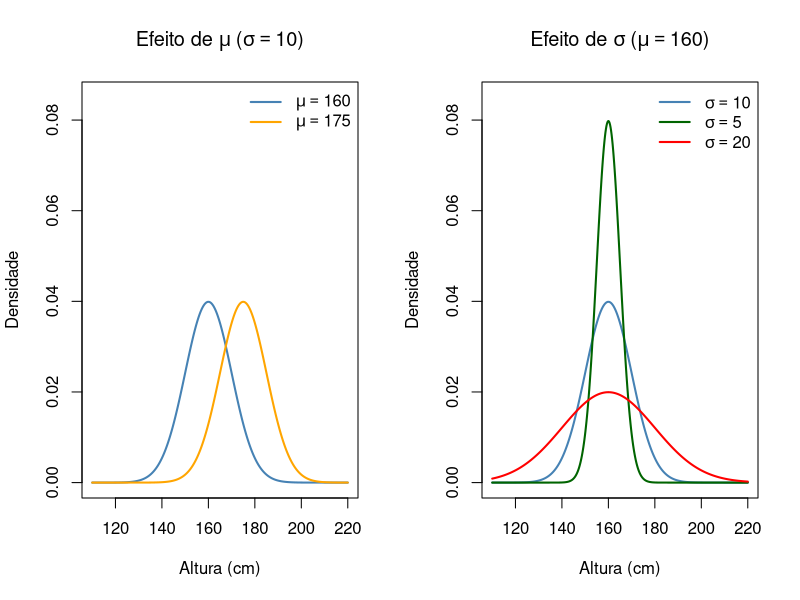
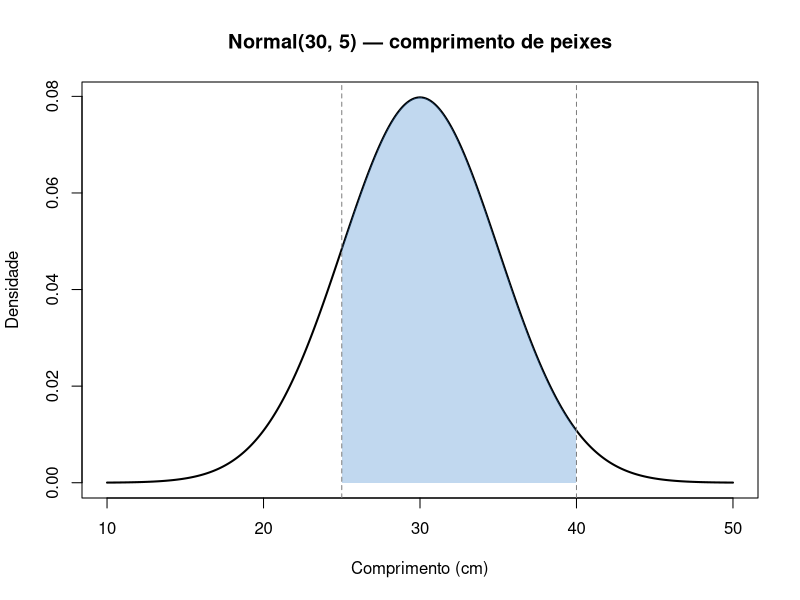
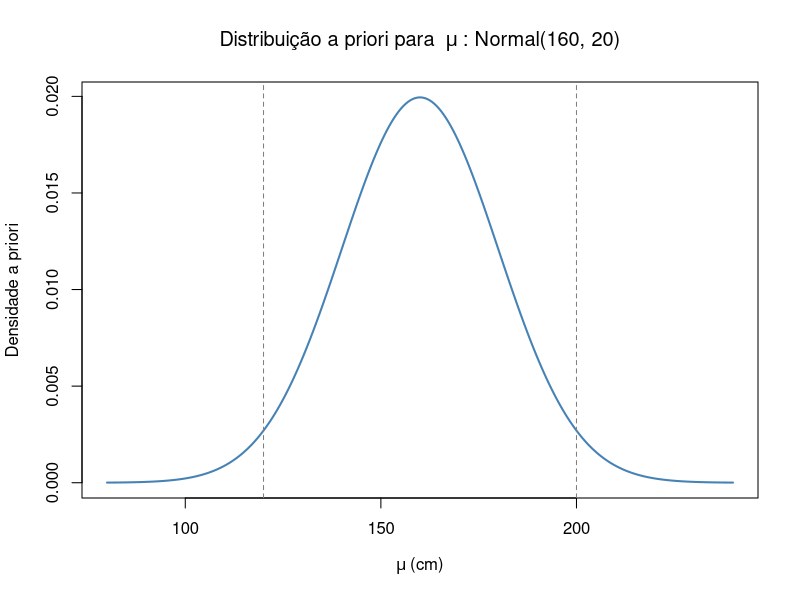
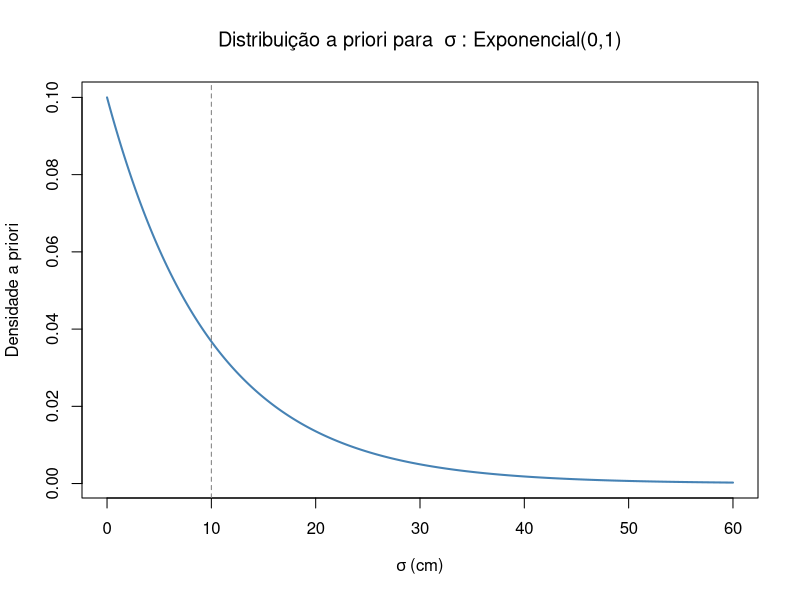
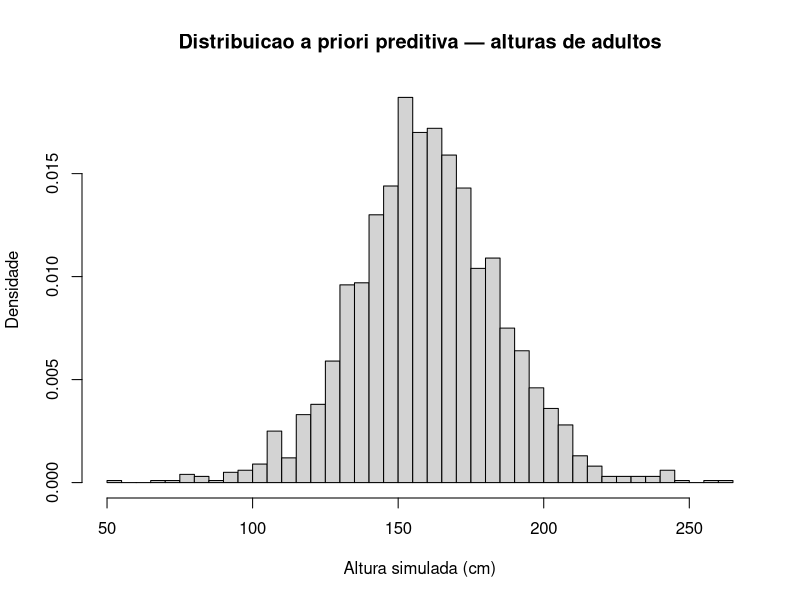
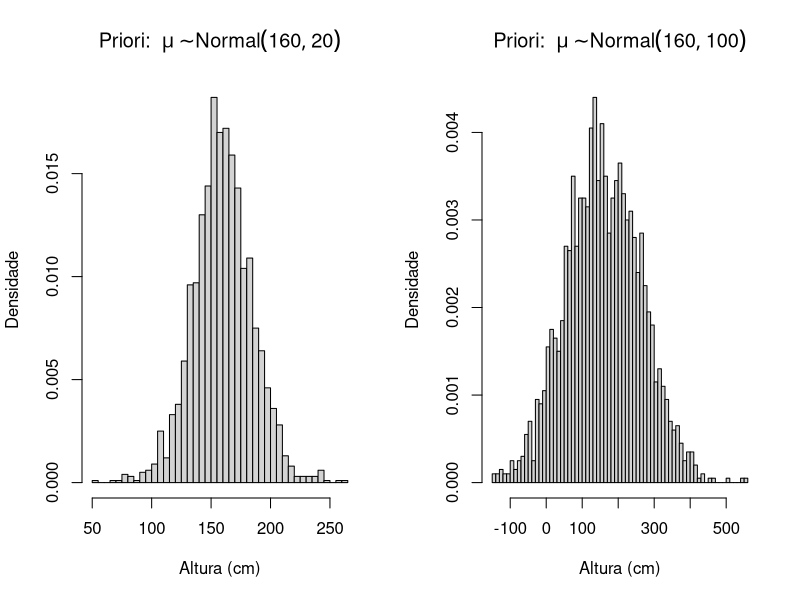

Here is the R script that generated these plots, in order:
## ---- chunk 1
#| fig-width: 10
# Grade de valores no eixo x
x <- seq(110, 220, length.out = 500)

# Curva de referência
fx_ref <- dnorm(x, mean = 160, sd = 10)

# Efeito de mudar mu
fx_mu2 <- dnorm(x, mean = 175, sd = 10)

# Efeito de mudar sigma
fx_s1  <- dnorm(x, mean = 160, sd = 5)
fx_s2  <- dnorm(x, mean = 160, sd = 20)

par(mfrow = c(1, 2))

# Painel 1: efeito de mu (sigma fixo = 10)
plot(x, fx_ref, type = "l", lwd = 2, col = "steelblue",
     ylim = c(0, 0.085),
     xlab = "Altura (cm)", ylab = "Densidade",
     main = expression("Efeito de " * mu ~ "(" * sigma == 10 * ")"))
lines(x, fx_mu2, col = "orange", lwd = 2)
legend("topright",
       legend = c(expression(mu == 160),
                  expression(mu == 175)),
       col = c("steelblue", "orange"),
       lwd = 2, bty = "n")

# Painel 2: efeito de sigma (mu fixo = 160)
plot(x, fx_ref, type = "l", lwd = 2, col = "steelblue",
     ylim = c(0, 0.085),
     xlab = "Altura (cm)", ylab = "Densidade",
     main = expression("Efeito de " * sigma ~ "(" * mu == 160 * ")"))
lines(x, fx_s1, col = "darkgreen", lwd = 2)
lines(x, fx_s2, col = "red",       lwd = 2)
legend("topright",
       legend = c(expression(sigma == 10),
                  expression(sigma == 5),
                  expression(sigma == 20)),
       col = c("steelblue", "darkgreen", "red"),
       lwd = 2, bty = "n")
par(mfrow = c(1, 1))
## ---- chunk 2
# Comprimento entre 25 e 40 cm: Normal(30, 5)
pnorm(40, mean = 30, sd = 5) - pnorm(25, mean = 30, sd = 5)
## ---- chunk 3
# Probabilidade de comprimento acima de 38 cm
1 - pnorm(38, mean = 30, sd = 5)
## ---- chunk 4
# Visualização: distribuição e área de interesse
x <- seq(10, 50, length.out = 400)
fx <- dnorm(x, mean = 30, sd = 5)

plot(x, fx, type = "l", lwd = 2,
     xlab = "Comprimento (cm)", ylab = "Densidade",
     main = "Normal(30, 5) — comprimento de peixes")

# Área entre 25 e 40 cm (sombreada)
x_int <- seq(25, 40, length.out = 200)
polygon(c(25, x_int, 40),
        c(0, dnorm(x_int, mean = 30, sd = 5), 0),
        col = rgb(0.2, 0.5, 0.8, 0.3), border = NA)

abline(v = c(25, 40), lty = 2, col = "gray50")
## ---- chunk 5
# Quantil 90%: comprimento abaixo do qual estão 90% dos indivíduos
qnorm(0.90, mean = 30, sd = 5)
## ---- chunk 6
# Visualização da distribuição a priori para mu
mu_vals <- seq(80, 240, length.out = 400)
plot(mu_vals, dnorm(mu_vals, mean = 160, sd = 20),
     type = "l", lwd = 2, col = "steelblue",
     xlab = expression(mu ~ "(cm)"),
     ylab = "Densidade a priori",
     main = expression("Distribuição a priori para " ~ mu ~ ": Normal(160, 20)"))
abline(v = c(120, 200), lty = 2, col = "gray50")
## ---- chunk 7
# Visualização da distribuição a priori para sigma
sigma_vals <- seq(0, 60, length.out = 400)
plot(sigma_vals, dexp(sigma_vals, rate = 0.1),
     type = "l", lwd = 2, col = "steelblue",
     xlab = expression(sigma ~ "(cm)"),
     ylab = "Densidade a priori",
     main = expression("Distribuição a priori para " ~ sigma ~ ": Exponencial(0,1)"))
abline(v = 10, lty = 2, col = "gray50")   # media da distribuicao
## ---- chunk 8
set.seed(2026)
N <- 2000

# Passo 1: amostrar mu da distribuicao a priori
mu_sim <- rnorm(N, mean = 160, sd = 20)

# Passo 2: amostrar sigma da distribuicao a priori
sigma_sim <- rexp(N, rate = 0.1)

# Passo 3: gerar uma altura para cada par (mu, sigma)
y_sim <- rnorm(N, mean = mu_sim, sd = sigma_sim)

# Distribuicao a priori preditiva
hist(y_sim, freq = FALSE, breaks = 50,
     xlab = "Altura simulada (cm)",
     ylab = "Densidade",
     main = "Distribuicao a priori preditiva — alturas de adultos")
## ---- chunk 9
#| fig-width: 10
# Comparacao: priori mais dispersa para mu
mu_sim_amplo <- rnorm(N, mean = 160, sd = 100)  # priori mais dispersa
y_sim_amplo  <- rnorm(N, mean = mu_sim_amplo, sd = sigma_sim)

# Visualizacao lado a lado
par(mfrow = c(1, 2))

hist(y_sim, freq = FALSE, breaks = 50,
     xlab = "Altura (cm)", ylab = "Densidade",
     main = expression("Priori: " ~ mu %~% Normal(160, 20)))

hist(y_sim_amplo, freq = FALSE, breaks = 50,
     xlab = "Altura (cm)", ylab = "Densidade",
     main = expression("Priori: " ~ mu %~% Normal(160, 100)))
